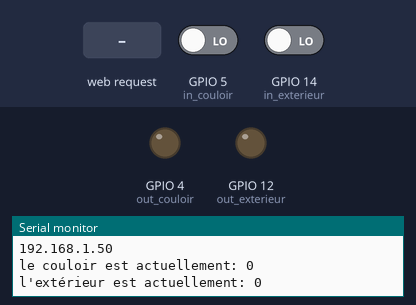
A sketch run on a simulated ESP8266 (NodeMCU). Parts: output pins drawn as LEDs (lit = HIGH), the last lines printed to the serial monitor. The inputs (shaded band) are chosen by the test bench; at power-on: GPIO 5 (in_couloir) LOW, GPIO 14 (in_exterieur) LOW. WiFi joins after 1.5 s; servers stay silent unless stated.

Above: at 2.7 s.
2.8 s: HTTP request GET /couloir received
At 2.9 s:
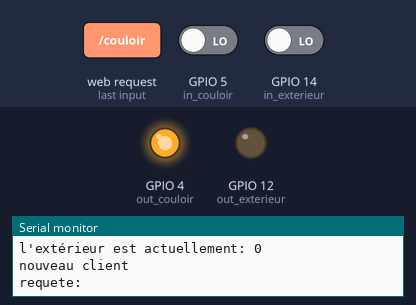
4.5 s: HTTP request GET /exterieur received
At 4.6 s:
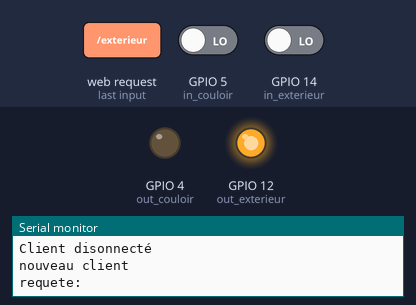
Timing chart, 0 to 7.5 s (numbered marks = the images above; inputs shaded):
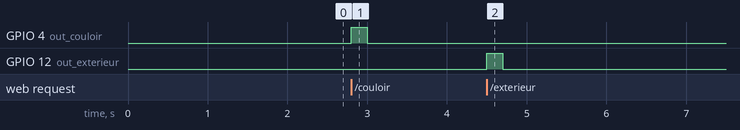

Measured:
- after the input at 2.8 s, GPIO 4 (out_couloir): LOW → HIGH at once, → LOW 0.20 s later
- after the input at 4.5 s, GPIO 12 (out_exterieur): LOW → HIGH at once, → LOW 0.20 s later

The sketch:

webserver.ino
```cpp
#include <ESP8266WiFi.h>

const char* ssid = "*****";
const char* password = "********************************";

// Creation d'une instance du serveur
// specify the port to listen on as an argument
WiFiServer server(80);


// description des entrées
byte in_couloir = 5;  // entrée indication du couloir
byte in_exterieur = 14;  // entrée indication de exterieur


// description des sorties
byte out_couloir = 4;  // sortie commande du couloir
byte out_exterieur = 12;  // sortie commande de l'exterieur


// description des états
byte etat_couloir = 0;  // etat du couloir
byte etat_exterieur = 0;  // etat de l'exterieur


void setup() {
  Serial.begin(115200);
  delay(10);


  // preparation des GPIO
  pinMode(out_couloir, OUTPUT);  // sortie 4 commande couloir
  digitalWrite(out_couloir, 0);  // on force le couloir à 0

  pinMode(in_couloir, INPUT);  // entrée 5 etat du couloir

  pinMode(out_exterieur, OUTPUT);  // sortie 12 commande exterieur
  digitalWrite(out_exterieur, 0);  // on force l'exterieur à 0

  pinMode(in_exterieur, INPUT);  // entrée 14 etat de l'exterieur


  // Connexion au réseau WiFi
  Serial.println();
  Serial.println();
  Serial.print("Connexion à :  ");
  Serial.println(ssid);


  WiFi.mode(WIFI_STA);
  WiFi.begin(ssid, password);

  while (WiFi.status() != WL_CONNECTED) {
    delay(500);
    Serial.print(".");
  }
  Serial.println("");
  Serial.println("WiFi connecté");


  // Démarrage du serveur
  server.begin();
  Serial.println("Serveur démarré");

  // Affichage addresse IP
  Serial.println(WiFi.localIP());


// états de départ
  etat_couloir = digitalRead(in_couloir);  // lecture de l'etat réel du couloir
  etat_exterieur = digitalRead(in_exterieur);  // lecture l'etat réel de l'exterieur

// Info envoyées sur la liaison série
  Serial.print ("le couloir est actuellement: ");
  Serial.print (etat_couloir);
  Serial.println ();
  Serial.print ("l'extérieur est actuellement: ");
  Serial.print (etat_exterieur);

}


void loop() {


  // Recherche d'une connexion client
  WiFiClient client = server.available();
  if (!client) {
    return;
  }

  // Attente que le cient envoie une requète
  Serial.println ();
  Serial.println("nouveau client");
  while (!client.available()) {
    delay(5);
  }


  // Lecture de la première ligne de la requète
  String req = client.readStringUntil('\r');
//  Serial.println ();
//  Serial.println ("requete: ");
//  Serial.println(req);
  client.flush();


  // Match the request
   Serial.println ("requete: ");


  int val;
  int nopin;
  val = 0;


  // Traitement de la requete
  if (req.indexOf("/couloir") != -1) {
     val = 1;
     nopin = 4;
  } else if (req.indexOf("/exterieur") != -1) {
      val = 1;
      nopin = 12;
 }  else if (req.indexOf("/quel-etat") != -1) {
      val = 9;
      nopin = 9;
 }  else {
    Serial.println("requète invalide ");
    client.stop();
    return;
 }

  // Envoi d'une impulsion de 200ms sur la sortie concernée si val différent de 9
  if (val != 9) {
    digitalWrite(nopin, val);
    delay(200);
    val = 0;
    digitalWrite(nopin, val);
    delay(200);
    client.flush();
}

  delay(500);

// états en fin de traitement
  etat_couloir = digitalRead(in_couloir);  // lecture de l'etat réel du couloir
  etat_exterieur = digitalRead(in_exterieur);  // lecture l'etat réel de l'exterieur


  // Info envoyées sur la liaison série
  Serial.print ("le couloir est maintenant: ");
  Serial.print (etat_couloir);
  Serial.println ();
  Serial.print ("l'extérieur est maintenant: ");
  Serial.print (etat_exterieur);


  // Preparation des réponses
  // Préparation de la structure de la page html
  String debut_html = "HTTP/1.1 200 OK\r\nContent-Type: text/html\r\n\r\n<!DOCTYPE HTML>\r\n<html>\r\n<head>\r\n<title>Réponse commande</title>\r\n</head>\n\n<body>\r\n"; // Début de la structure
  String fin_html = "\r\n</body>\r\n</html>"; // Fin de la structure


  // on récupère l'état du couloir en texte et on la met dans une variable
  char coul[8];
  etatEnTexte(etat_couloir, coul);

  // idem pour l'extérieur
  char ext[8];
  etatEnTexte(etat_exterieur, ext);


  // on déclare une nouvelle variable qui va accueillir notre phrase d'état
  char phrase[256];
  // on insère nos deux états dans la phrase
  sprintf(phrase, "Le couloir est %s, l'extérieur est %s", coul, ext);


  // on insère la phrase générée dans notre structure de page web en concaténant les différents contenus de nos variables
  String reponse = debut_html + phrase + fin_html;

  // Send the response to the client
  client.print(reponse);

  delay(1);
  Serial.println();
  Serial.println("Client disonnecté");

}

void etatEnTexte(int etat, char* text) {
  if(etat > 0) // si l'état est strictement supérieur à 0 (1 ou plus)
    strcpy(text, "éteint"); // on renvoie le texte "éteint"
  else
    strcpy(text, "allumé"); // sinon l'état est à 0 (ou négatif ?) on renvoie donc "allumé"
}
```
